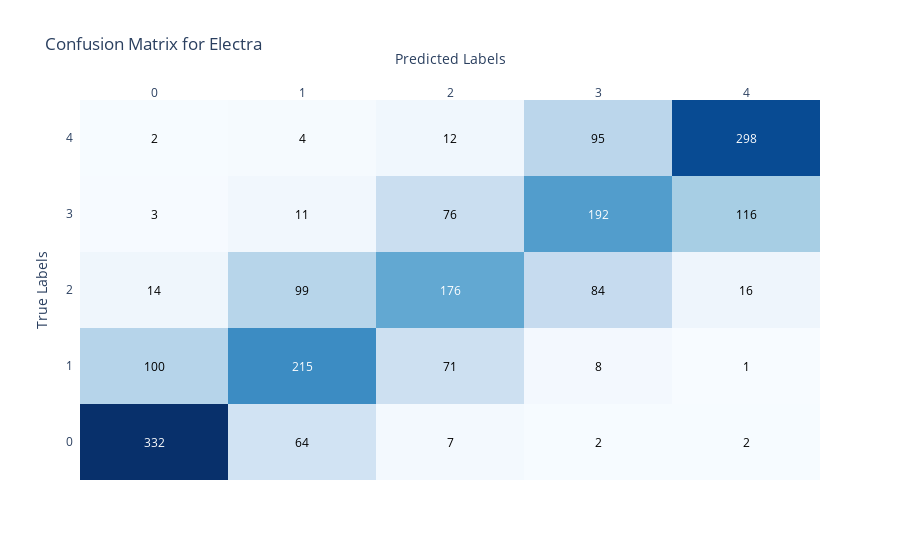

The code cell stored with this chart in its notebook:
### Markdown cell above
This code handles the process of checking for an existing fine-tuned model, performing hyperparameter optimization if needed, fine-tuning the best model, and saving the results. It ensures that the best model configuration is used and preserved for future use.

### Code cell
# Clear CUDA cache before fine-tuning
torch.cuda.empty_cache()

# Check if the fine-tuned model exists
fine_tuned_model_dir = f"./models/{best_model_name}_fine_tuned"
if os.path.exists(fine_tuned_model_dir):
    logger.info(f"Loading existing fine-tuned model: {best_model_name}")
    best_model, best_tokenizer, best_eval_results = load_model(f"{best_model_name}_fine_tuned")
else:
    # Fine-tune the best model using Optuna
    study = optuna.create_study(direction="maximize", pruner=optuna.pruners.MedianPruner())
    study.optimize(objective, n_trials=20)

    best_trial = study.best_trial
    logger.info(f"Best trial: {best_trial.params}")

    # Train the best model with the best hyperparameters
    best_learning_rate = best_trial.params['learning_rate']
    best_weight_decay = best_trial.params['weight_decay']
    best_model, best_tokenizer, best_eval_results = train_model(best_model_name, train_df, best_learning_rate, use_early_stopping=True, weight_decay=best_weight_decay)

    # Add an identifier to the model config for the fine-tuned model
    best_model.config.model_id = f"{best_model_name}_fine_tuned"

    # Save the fine-tuned model and evaluation results
    best_model.save_pretrained(fine_tuned_model_dir)
    best_tokenizer.save_pretrained(fine_tuned_model_dir)
    with open(f"./models/{best_model_name}_fine_tuned_eval_results.json", "w") as f:
        json.dump(best_eval_results, f)

### Figure 1 — Plotly figure (JSON) as saved in the notebook; plotly's stock layout.template omitted (floating-point values rounded to 4 significant figures)
{"data": [{"colorscale": [[0, "rgb(247,251,255)"], [0.125, "rgb(222,235,247)"], [0.25, "rgb(198,219,239)"], [0.375, "rgb(158,202,225)"], [0.5, "rgb(107,174,214)"], [0.625, "rgb(66,146,198)"], [0.75, "rgb(33,113,181)"], [0.875, "rgb(8,81,156)"], [1, "rgb(8,48,107)"]], "reversescale": false, "showscale": false, "type": "heatmap", "x": ["0", "1", "2", "3", "4"], "y": ["0", "1", "2", "3", "4"], "z": [[332, 64, 7, 2, 2], [100, 215, 71, 8, 1], [14, 99, 176, 84, 16], [3, 11, 76, 192, 116], [2, 4, 12, 95, 298]]}], "layout": {"annotations": [{"font": {"color": "#FFFFFF"}, "showarrow": false, "text": "332", "x": "0", "xref": "x", "y": "0", "yref": "y"}, {"font": {"color": "#000000"}, "showarrow": false, "text": "64", "x": "1", "xref": "x", "y": "0", "yref": "y"}, {"font": {"color": "#000000"}, "showarrow": false, "text": "7", "x": "2", "xref": "x", "y": "0", "yref": "y"}, {"font": {"color": "#000000"}, "showarrow": false, "text": "2", "x": "3", "xref": "x", "y": "0", "yref": "y"}, {"font": {"color": "#000000"}, "showarrow": false, "text": "2", "x": "4", "xref": "x", "y": "0", "yref": "y"}, {"font": {"color": "#000000"}, "showarrow": false, "text": "100", "x": "0", "xref": "x", "y": "1", "yref": "y"}, {"font": {"color": "#FFFFFF"}, "showarrow": false, "text": "215", "x": "1", "xref": "x", "y": "1", "yref": "y"}, {"font": {"color": "#000000"}, "showarrow": false, "text": "71", "x": "2", "xref": "x", "y": "1", "yref": "y"}, {"font": {"color": "#000000"}, "showarrow": false, "text": "8", "x": "3", "xref": "x", "y": "1", "yref": "y"}, {"font": {"color": "#000000"}, "showarrow": false, "text": "1", "x": "4", "xref": "x", "y": "1", "yref": "y"}, {"font": {"color": "#000000"}, "showarrow": false, "text": "14", "x": "0", "xref": "x", "y": "2", "yref": "y"}, {"font": {"color": "#000000"}, "showarrow": false, "text": "99", "x": "1", "xref": "x", "y": "2", "yref": "y"}, {"font": {"color": "#FFFFFF"}, "showarrow": false, "text": "176", "x": "2", "xref": "x", "y": "2", "yref": "y"}, {"font": {"color": "#000000"}, "showarrow": false, "text": "84", "x": "3", "xref": "x", "y": "2", "yref": "y"}, {"font": {"color": "#000000"}, "showarrow": false, "text": "16", "x": "4", "xref": "x", "y": "2", "yref": "y"}, {"font": {"color": "#000000"}, "showarrow": false, "text": "3", "x": "0", "xref": "x", "y": "3", "yref": "y"}, {"font": {"color": "#000000"}, "showarrow": false, "text": "11", "x": "1", "xref": "x", "y": "3", "yref": "y"}, {"font": {"color": "#000000"}, "showarrow": false, "text": "76", "x": "2", "xref": "x", "y": "3", "yref": "y"}, {"font": {"color": "#FFFFFF"}, "showarrow": false, "text": "192", "x": "3", "xref": "x", "y": "3", "yref": "y"}, {"font": {"color": "#000000"}, "showarrow": false, "text": "116", "x": "4", "xref": "x", "y": "3", "yref": "y"}, {"font": {"color": "#000000"}, "showarrow": false, "text": "2", "x": "0", "xref": "x", "y": "4", "yref": "y"}, {"font": {"color": "#000000"}, "showarrow": false, "text": "4", "x": "1", "xref": "x", "y": "4", "yref": "y"}, {"font": {"color": "#000000"}, "showarrow": false, "text": "12", "x": "2", "xref": "x", "y": "4", "yref": "y"}, {"font": {"color": "#000000"}, "showarrow": false, "text": "95", "x": "3", "xref": "x", "y": "4", "yref": "y"}, {"font": {"color": "#FFFFFF"}, "showarrow": false, "text": "298", "x": "4", "xref": "x", "y": "4", "yref": "y"}], "title": {"text": "Confusion Matrix for Electra"}, "xaxis": {"dtick": 1, "gridcolor": "rgb(0, 0, 0)", "side": "top", "ticks": "", "title": {"text": "Predicted Labels"}}, "yaxis": {"dtick": 1, "ticks": "", "ticksuffix": "  ", "title": {"text": "True Labels"}}}}
